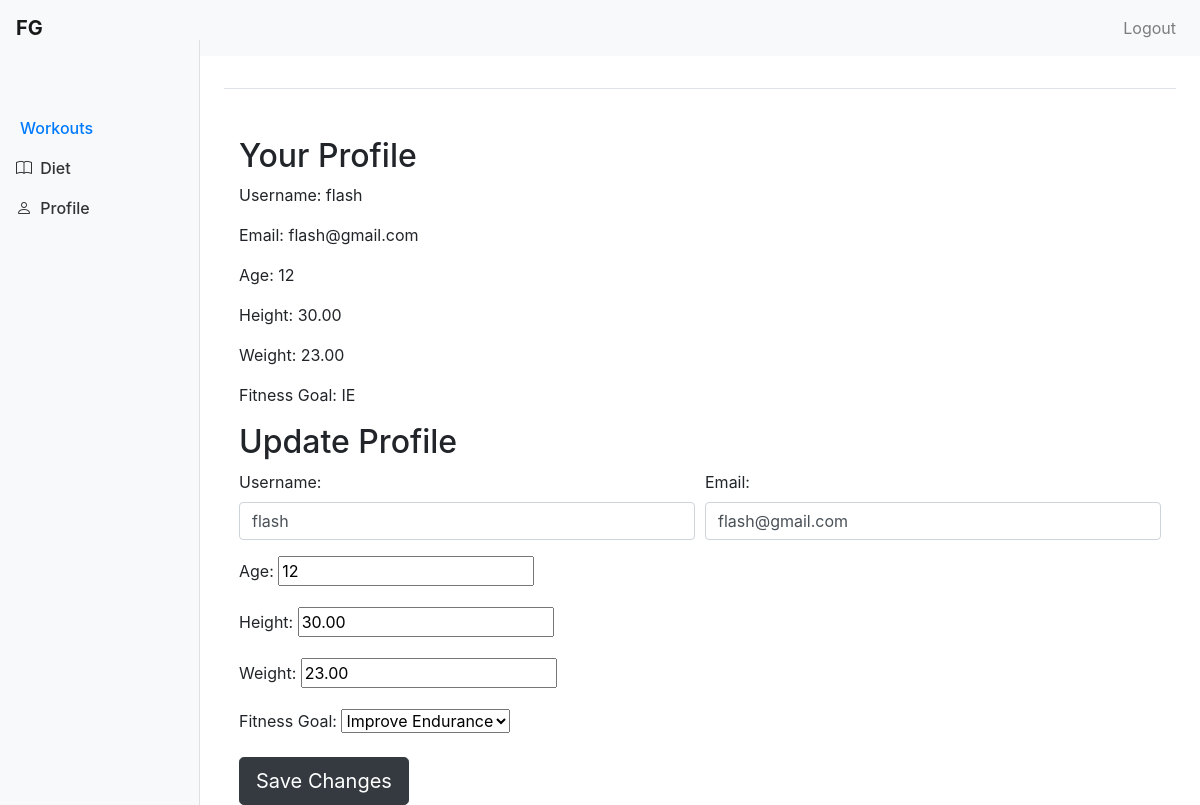
The page /profile (signed in) on the database as committed earlier.
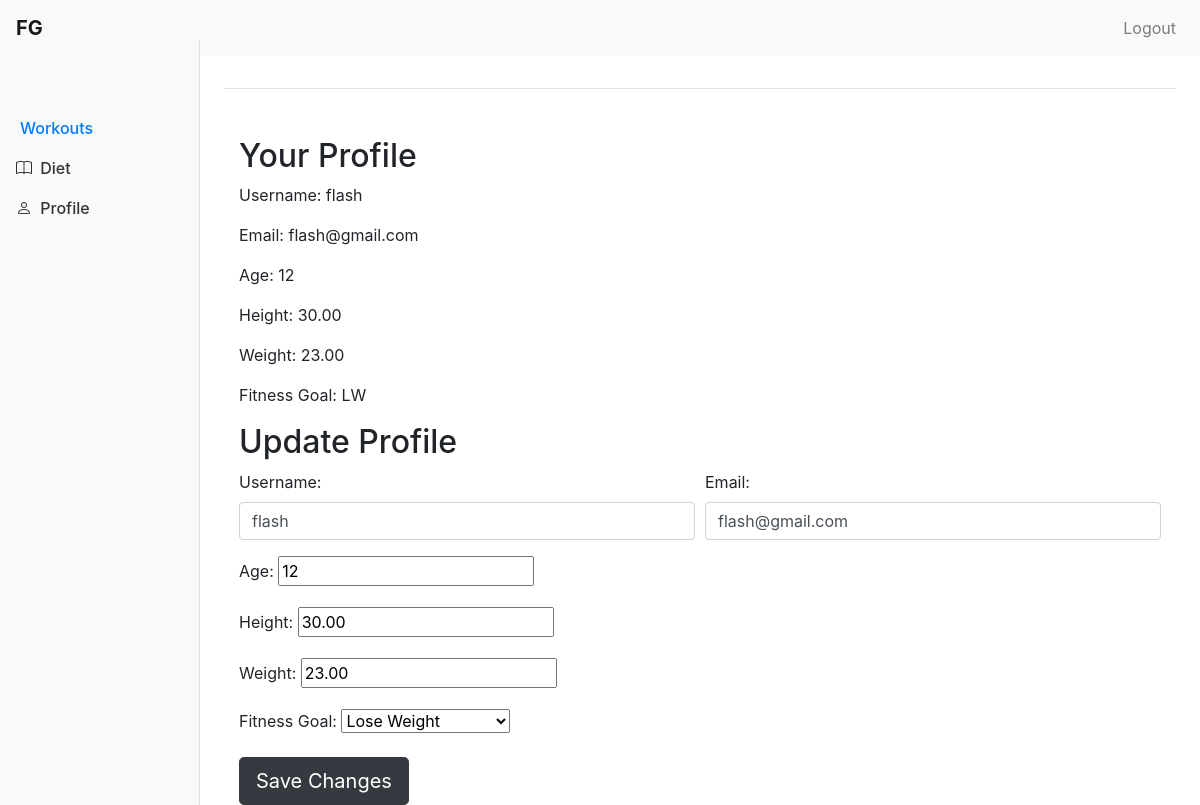
The same page on the database as committed later.
### users/models.py (models this page shows, shortened)
class Profile(models.Model):
    user = models.OneToOneField(User, on_delete=models.CASCADE)
    age = models.PositiveIntegerField(blank=True, null=True)
    GENDER_CHOICES = [
        ('M', 'Male'),
        ('F', 'Female'),
        ('O', 'Other'),
    ]
    gender = models.CharField(
        max_length=1,
        choices=GENDER_CHOICES,
        blank=True,  # Make this field optional
    )
    FITNESS_GOALS_CHOICES = [
        ('SF', 'Stay Fit'),
        ('LW', 'Lose Weight'),
        ('BM', 'Build Muscle'),
        ('KF', 'Keep Fit'),
        ('IE', 'Improve Endurance'),
    ]
    fitness_goal = models.CharField(
        max_length=20,
        choices=FITNESS_GOALS_CHOICES,
        default='SF'
    )
    height = models.DecimalField(max_digits=5, decimal_places=2, blank=True, null=True)
    weight = models.DecimalField(max_digits=5, decimal_places=2, blank=True, null=True)

### users/views.py (the view)
# urls.py: path('profile', profile, name='users-profile'),
@login_required
def profile(request):
    if request.method == 'POST':
        user_form = UpdateUserForm(request.POST, instance=request.user)
        profile_form = UpdateProfileForm(request.POST, request.FILES, instance=request.user.profile)
        if user_form.is_valid() and profile_form.is_valid():
            user_form.save()
            profile_form.save()
            messages.success(request, 'Your Profile is updated sucssefully')
            return redirect(to='dashboard')
    else:
        user_form = UpdateUserForm(instance=request.user)
        profile_form = UpdateProfileForm(instance=request.user.profile)
    return render(request, 'profile.html', {'user_form':user_form, 'profile_form':profile_form})

### users/forms.py
class UpdateUserForm(forms.ModelForm):
    username = forms.CharField(max_length=100, required=True,
                               widget=forms.TextInput(attrs={'class': 'form-control'}))
    email = forms.EmailField(required=True,
                             widget=forms.TextInput(attrs={'class': 'form-control'}))
    class Meta:
        model = User
        fields = ['username', 'email']

class UpdateProfileForm(forms.ModelForm):
    class Meta:
        model = Profile
        fields = ['fitness_goal', 'age', 'height', 'weight']

### templates/profile.html (shortened to what this page needs)
{% extends 'dashboard_base.html' %}
{% block content %}
<div class="container mt-5">
        <h2>Your Profile</h2>
        <p>Username: {{ user_form.instance.username }}</p>
        <p>Email: {{ user_form.instance.email }}</p>
        <p>Age: {{ profile_form.instance.age }}</p>
        <p>Height: {{ profile_form.instance.height }}</p>
        <p>Weight: {{ profile_form.instance.weight }}</p>
        <p>Fitness Goal: {{ profile_form.instance.fitness_goal }}</p>
        <h2>Update Profile</h2>
        <form method="post" enctype="multipart/form-data">
            <div class="form-row">
                <div class="col-md-6 form-group">
                    <label for="{{ user_form.username.id_for_label }}">Username:</label>
                    {{ user_form.username }}
                </div>
                <div class="col-md-6 form-group">
                    <label for="{{ user_form.email.id_for_label }}">Email:</label>
                    {{ user_form.email }}
                </div>
            </div>
            <div class="form-group">
                <label for="{{ profile_form.age.id_for_label }}">Age:</label>
                {{ profile_form.age }}
            </div>
            <div class="form-group">
                <label for="{{ profile_form.height.id_for_label }}">Height:</label>
                {{ profile_form.height }}
            </div>
            <div class="form-group">
                <label for="{{ profile_form.weight.id_for_label }}">Weight:</label>
                {{ profile_form.weight }}
            </div>
            <div class="form-group">
                <label for="{{ profile_form.fitness_goal.id_for_label }}">Fitness Goal:</label>
                {{ profile_form.fitness_goal }}
            </div>
            <button type="submit" class="btn btn-dark btn-lg">Save Changes</button>
        </form>
</div>
{% endblock %}

Rows that differ between the two databases and show on the page:
changed Profile: instance.fitness_goal "IE" → "LW"; fitness_goal "Improve Endurance" → "Lose Weight"
